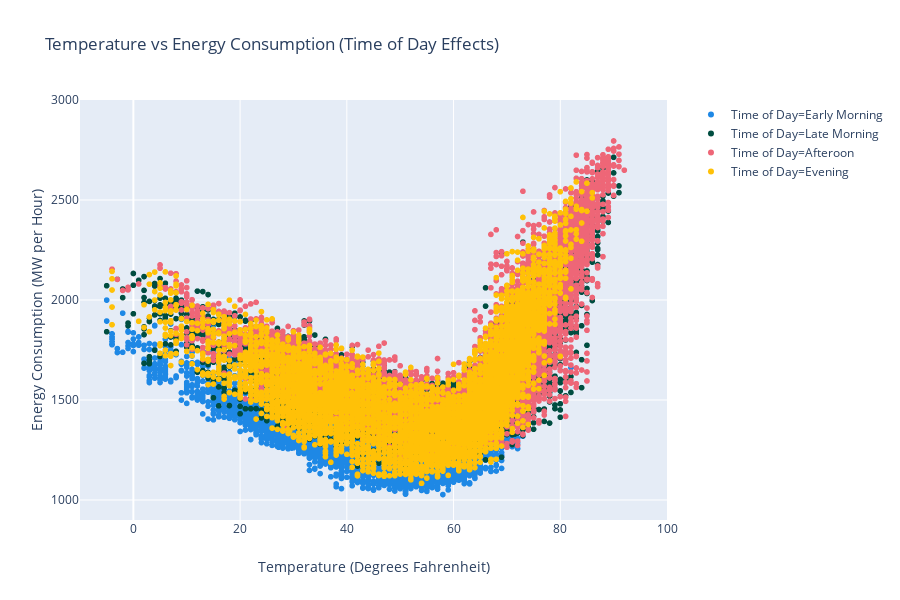

Source (notebook cell):
### Markdown cell above
#### High Consumption Events Occur During Hot Afternoon Days
We can see that our highest energy consumption days are typically hot afternoon days. We also see low consumption in early morning hours as people are typically asleep.

### Code cell
import plotly.express as px

fig = px.scatter(train_data
                 ,color_discrete_sequence = ['#1E88E5', '#004D40', '#EE6677', '#FFC107']
                 ,x = 'temp'
                 ,range_x = [-10,100]
                 ,y = 'mw'
                 ,range_y = [900,3000]
                 ,color = 'time_of_day'
                 , labels = {
                     'temp': 'Temperature (Degrees Fahrenheit)'
                     ,'mw': "Energy Consumption (MW per Hour)"
                     ,'time_of_day': "Time of Day"
                     
                 }
                 ,title = 'Temperature vs Energy Consumption (Time of Day Effects)'
                )
fig.show()

## Double click on a season to view them seperately from eachother

### Figure 1 — Plotly figure (JSON) as saved in the notebook; plotly's stock layout.template omitted (floating-point values rounded to 4 significant figures; data arrays with more than 128 entries replaced by an {"elided": "..."} marker saying what was removed)
{"data": [{"hoverlabel": {"namelength": 0}, "hovertemplate": "Time of Day=Early Morning<br>Temperature (Degrees Fahrenheit)=%{x}<br>Energy Consumption (MW per Hour)=%{y}", "legendgroup": "Time of Day=Early Morning", "marker": {"color": "#1E88E5", "symbol": "circle"}, "mode": "markers", "name": "Time of Day=Early Morning", "showlegend": true, "type": "scattergl", "x": {"elided": "7448 float values"}, "xaxis": "x", "y": {"elided": "7448 float values"}, "yaxis": "y"}, {"hoverlabel": {"namelength": 0}, "hovertemplate": "Time of Day=Late Morning<br>Temperature (Degrees Fahrenheit)=%{x}<br>Energy Consumption (MW per Hour)=%{y}", "legendgroup": "Time of Day=Late Morning", "marker": {"color": "#004D40", "symbol": "circle"}, "mode": "markers", "name": "Time of Day=Late Morning", "showlegend": true, "type": "scattergl", "x": {"elided": "6384 float values"}, "xaxis": "x", "y": {"elided": "6384 float values"}, "yaxis": "y"}, {"hoverlabel": {"namelength": 0}, "hovertemplate": "Time of Day=Afteroon<br>Temperature (Degrees Fahrenheit)=%{x}<br>Energy Consumption (MW per Hour)=%{y}", "legendgroup": "Time of Day=Afteroon", "marker": {"color": "#EE6677", "symbol": "circle"}, "mode": "markers", "name": "Time of Day=Afteroon", "showlegend": true, "type": "scattergl", "x": {"elided": "6384 float values"}, "xaxis": "x", "y": {"elided": "6384 float values"}, "yaxis": "y"}, {"hoverlabel": {"namelength": 0}, "hovertemplate": "Time of Day=Evening<br>Temperature (Degrees Fahrenheit)=%{x}<br>Energy Consumption (MW per Hour)=%{y}", "legendgroup": "Time of Day=Evening", "marker": {"color": "#FFC107", "symbol": "circle"}, "mode": "markers", "name": "Time of Day=Evening", "showlegend": true, "type": "scattergl", "x": {"elided": "5320 float values"}, "xaxis": "x", "y": {"elided": "5320 float values"}, "yaxis": "y"}], "layout": {"height": 600, "legend": {"tracegroupgap": 0}, "title": {"text": "Temperature vs Energy Consumption (Time of Day Effects)"}, "xaxis": {"anchor": "y", "domain": [0, 0.98], "range": [-10, 100], "title": {"text": "Temperature (Degrees Fahrenheit)"}}, "yaxis": {"anchor": "x", "domain": [0, 1], "range": [900, 3000], "title": {"text": "Energy Consumption (MW per Hour)"}}}}
